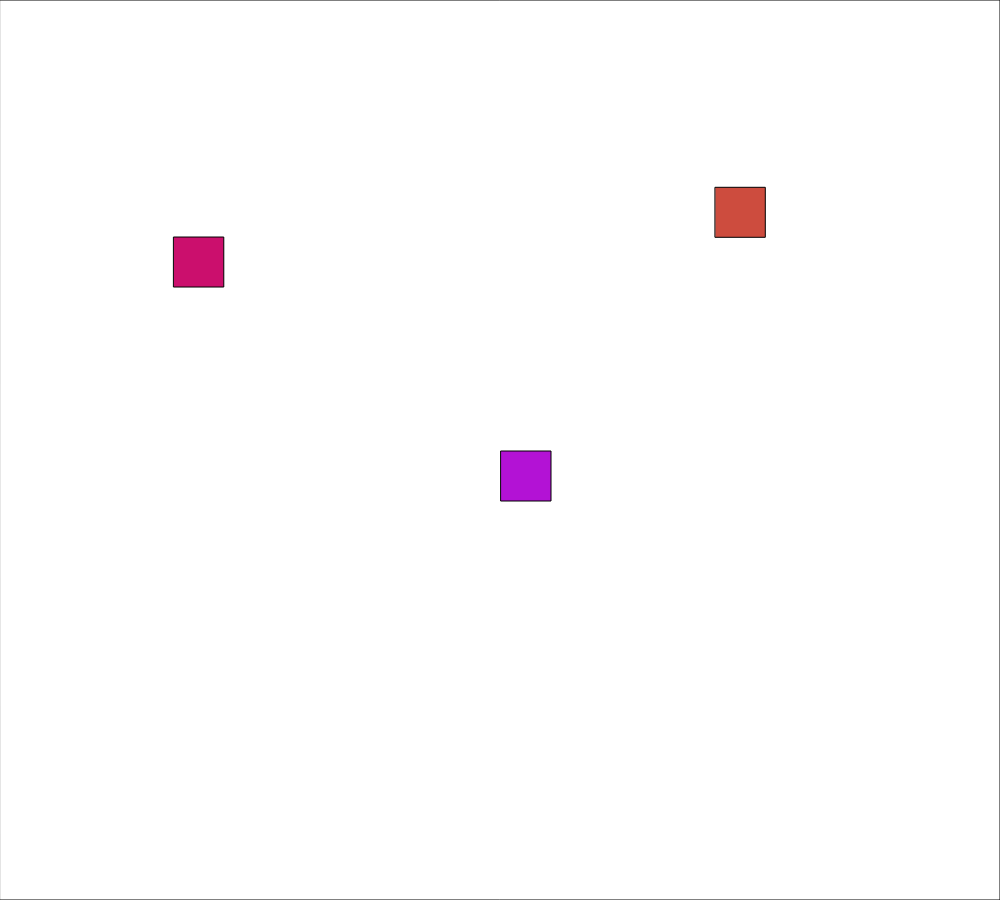
Frame 1 (no input)
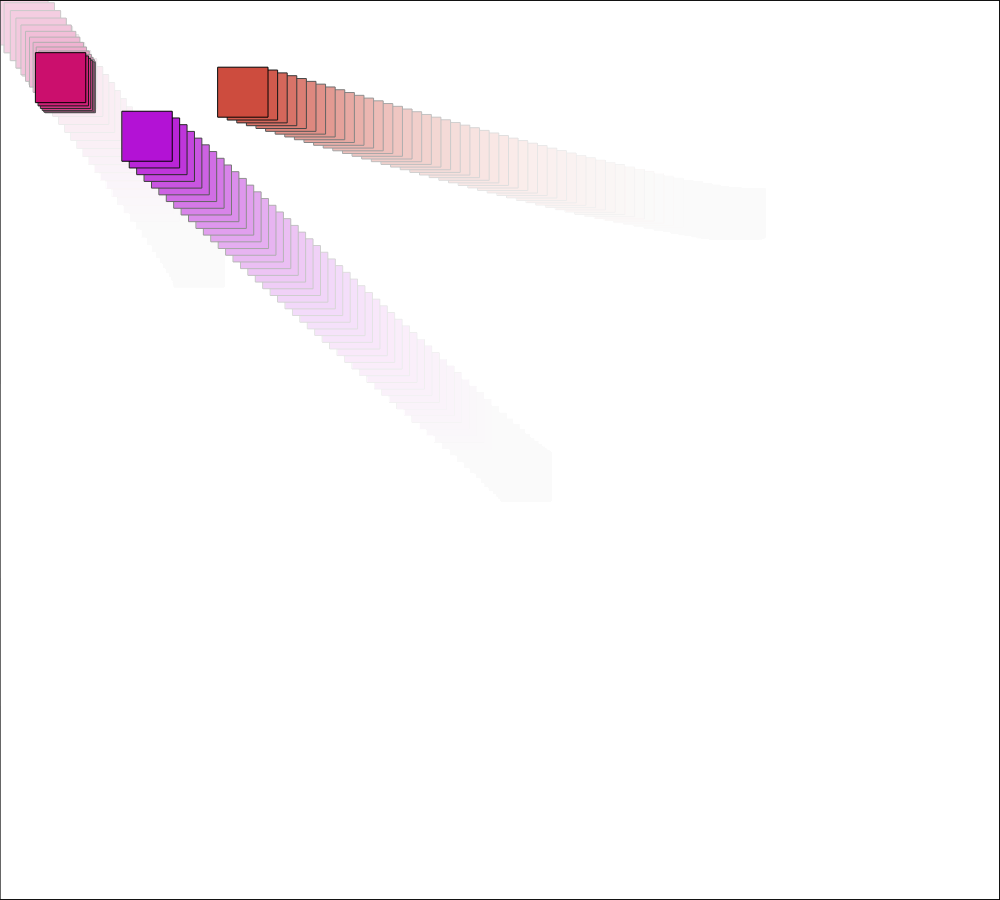
Frame 60 (no input)
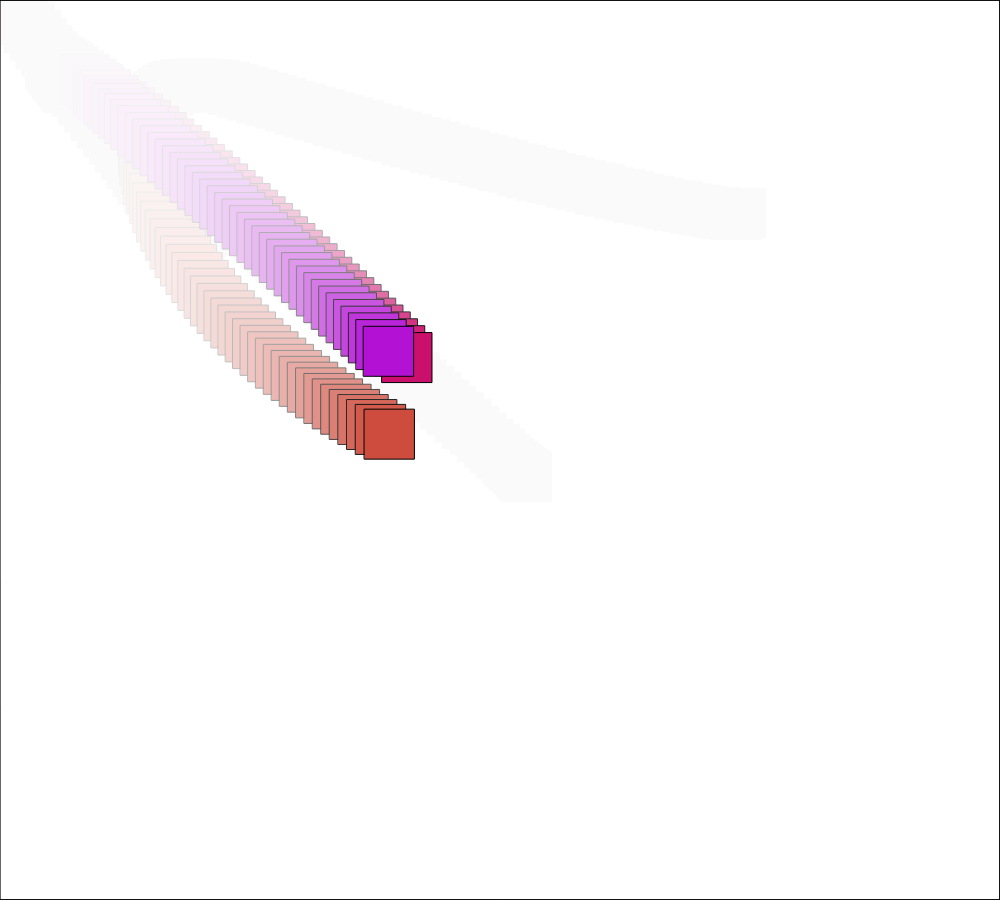
Frame 120 (the mouse pressed at the canvas centre since frame 60)

The p5.js sketch that drew these frames (run headless with seeded random() and noise() and a simulated clock; from frame 60 on, the mouse is pressed at the canvas centre):

// p5.js sketch
// ── sketch.js
var movers = []
var attractor;
function setup() {
  createCanvas(1000, 900);
  loadMovers(2);

}

function draw() {
  fill(255, 255, 255, 20);
  rect(0, 0, width, height);
  callMovers();

}

function loadMovers(numMovers) {

  for (var i = 0; i < numMovers; i++) {
    var x = random(width);
    var y = random(height);
    movers.push(new Mover(x, y));
  }
  
  attractor = new Mover(width/2, height/2);

}

function callMovers() {
  for (var i = 0; i < movers.length; i++) {
    movers[i].update();
  }
  attractor.update();
}

function Mover(a, b) {
  this.loc = createVector(a, b);
  this.vel = createVector(1,1);
  this.acc = createVector(random(-0.25,0.25), random(-0.25,0.25));
  this.clr = color(random(255), random(255), random(255));

  this.update = function() {
    // change acceleration based on mouse location
    var mouseVector = createVector(mouseX, mouseY);
    
    var dir = p5.Vector.sub(mouseVector, this.loc );
    dir.normalize();
    dir.mult(.75);
    this.acc = dir;
    this.loc.add(this.vel);
    this.vel.add(this.acc);
    this.vel.limit(10)
    this.render();
    this.checkEdges();
  }

  this.render = function() {
    fill(this.clr);
    rect(this.loc.x, this.loc.y, 50, 50);
  }

  this.checkEdges = function()  {
    if (frameCount % 15 === 0) this.acc = createVector(random(-1,1), random(-1,1));
    if (this.loc.x > width) this.vel.x = -1 * this.vel.x;
    if (this.loc.x < 0) this.vel.x = -1 * this.vel.x;
    if (this.loc.y > height) this.vel.y = -1 * this.vel.y;
    if (this.loc.y < 0) this.vel.y = -1 * this.vel.y;

  }
}
